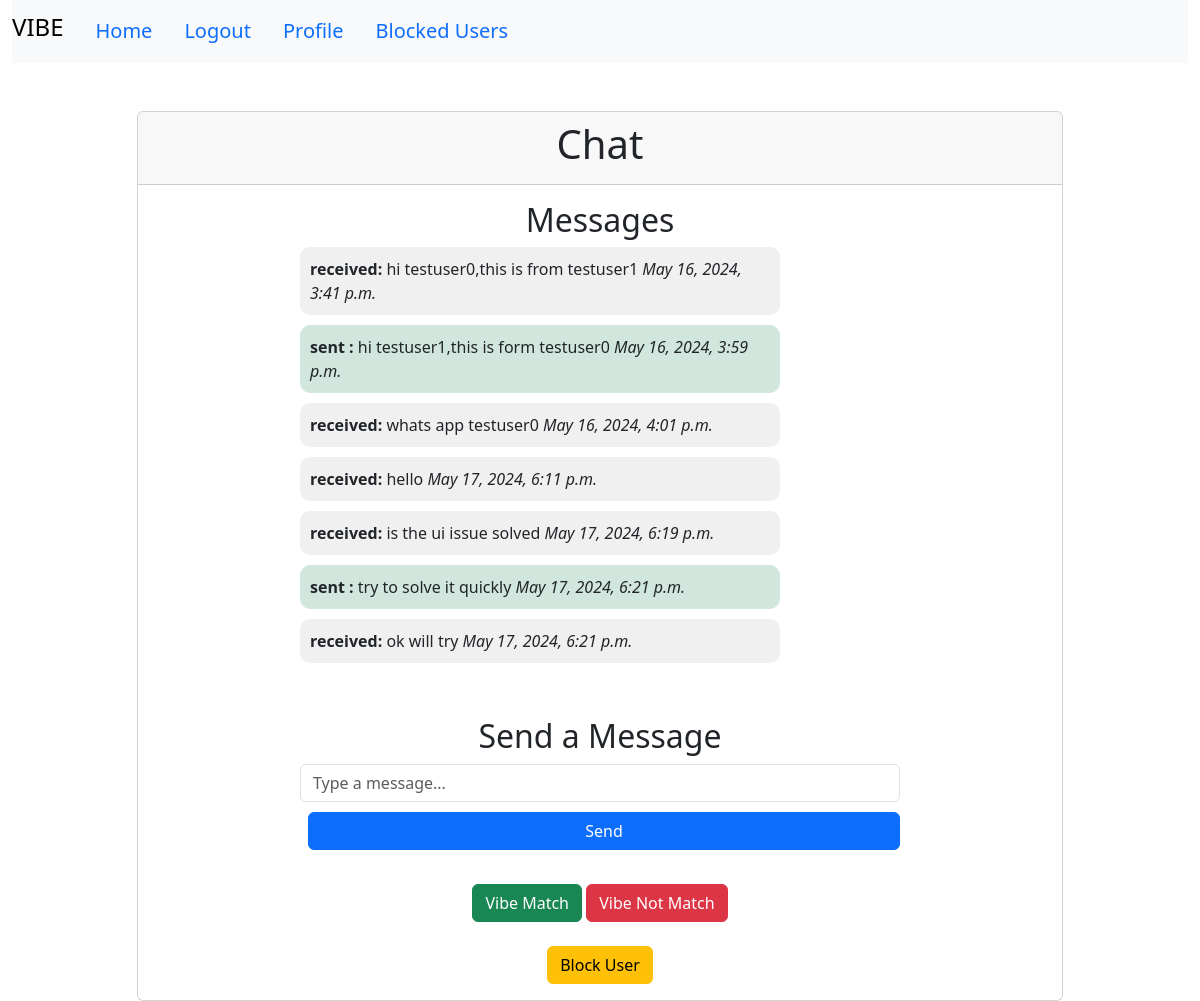
Screenshot of /chat/2/ (signed in) with the database file from the repository.
### vibeapp/models.py (models this page shows, shortened)
class Message(models.Model):
    sender = models.ForeignKey(CustomUser, related_name='sent_messages', on_delete=models.CASCADE)
    receiver = models.ForeignKey(CustomUser, related_name='received_messages', on_delete=models.CASCADE)
    content = models.TextField()
    timestamp = models.DateTimeField(default=timezone.now)

### vibeapp/views.py (the view, shortened to what this page needs)
# urls.py: path('chat/<int:user_id>/', views.chat_with_user, name='chat_with_user'),
@login_required
def chat_with_user(request, user_id):
    receiver = get_object_or_404(CustomUser, pk=user_id)
    if BlockedUser.objects.filter(Q(blocker=request.user, blocked=receiver) | Q(blocker=receiver, blocked=request.user)).exists():
        return redirect('home')
    vibe_match, created = VibeMatch.objects.get_or_create(
        user1=min(request.user, receiver, key=lambda u: u.id),
        user2=max(request.user, receiver, key=lambda u: u.id)
    )
    messages = Message.objects.filter(
        (Q(sender=request.user) & Q(receiver=receiver)) |
        (Q(sender=receiver) & Q(receiver=request.user))
    ).order_by('timestamp')
    if request.method == 'POST' and 'content' in request.POST:
        form = MessageForm(request.POST)
        if form.is_valid():
            message = form.save(commit=False)
            message.sender = request.user
            message.receiver = receiver
            message.save()
            messages_html = render_to_string('messages_partial.html', {'messages': messages, 'user': request.user})
            if request.is_ajax():
                return JsonResponse({'messages_html': messages_html})
            return redirect('chat_with_user', user_id=user_id)
    elif 'fetch_new' in request.GET:
        messages_html = render_to_string('messages_partial.html', {'messages': messages, 'user': request.user})
        return JsonResponse({'messages_html': messages_html})
    else:
        form = MessageForm()
    return render(request, 'chat.html', {
        'receiver': receiver,
        'messages': messages,
        'form': form,
        'user': request.user,
        'receiver_id': user_id,
        'vibe_match': vibe_match,
        'show_profile': vibe_match.matched
    })

### vibeapp/forms.py
class MessageForm(forms.ModelForm):
    class Meta:
        model = Message
        fields = ['content']
        widgets = {
            'content': forms.TextInput(attrs={'class': 'form-control', 'placeholder': 'Type a message...', 'autocomplete': 'off'}),
        }

### vibeapp/templates/chat.html (shortened to what this page needs)
{% extends 'home.html' %}
{% block body %}
<div class="container mt-5">
    <div class="row justify-content-center">
        <div class="col-md-10">
            <div class="card">
                <div class="card-header text-center">
                    <h1>Chat</h1>
                </div>
                <div class="card-body">
                    <div class="chat-container">
                        <div class="messages">
                            <h2 class="text-center">Messages</h2>
                            <ul class="list-group">
                                {% include 'messages_partial.html' %}
                            </ul>
                        </div>
                        <div class="send-message mt-4">
                            <h2 class="text-center">Send a Message</h2>
                            <form id="message-form" method="post" class="d-flex">
                                <div class="flex-grow-1">
                                    {{ form.content }}
                                </div>
                                <div class="ms-2">
                                    <button type="submit" name="send_message" class="btn btn-primary">Send</button>
                                </div>
                            </form>
                        </div>
                        <div class="vibe-actions text-center mt-4">
                            {% if not show_profile %}
                            <form method="post">
                                <button type="submit" name="vibe_action" value="vibe_match" class="btn btn-success">Vibe Match</button>
                                <button type="submit" name="vibe_action" value="vibe_not_match" class="btn btn-danger">Vibe Not Match</button>
                            </form>
                            {% else %}
                            <p class="mt-3">{{ receiver.username }}</p>
                            {% endif %}
                        </div>
                        <div class="block-user text-center mt-4">
                            <form method="post" action="{% url 'block_user' receiver_id %}">
                                <button type="submit" class="btn btn-warning">Block User</button>
                            </form>
                        </div>
                    </div>
                </div>
            </div>
        </div>
    </div>
</div>
{% endblock %}

### vibeapp/templates/messages_partial.html
{% for message in messages %}
<li class="{% if message.sender == user %}sent{% else %}received{% endif %}">
    <div class="message-content">
        <strong>{% if message.sender == user %}sent {% else %}received{% endif %}:</strong> {{ message.content }}
        <em>{{ message.timestamp }}</em>
    </div>
</li>
{% endfor %}

### vibeapp/static/styles.css (style rules this page uses)
.chat-container { display: flex; flex-direction: column; align-items: center; }
.messages { width: 100%; max-width: 600px; margin-bottom: 20px; }
.messages ul { list-style-type: none; padding: 0; }
.messages li { margin-bottom: 10px; }
.message-content { padding: 10px; border-radius: 10px; max-width: 80%; word-wrap: break-word; }
.received .message-content { background-color: #f1f0f0; align-self: flex-start; }
.sent .message-content { background-color: #d1e7dd; align-self: flex-end; }
.send-message { width: 100%; max-width: 600px; }
.send-message form { display: flex; flex-direction: column; }
.send-message button { align-self: flex-end; margin-top: 10px; }

### vibeapp/templates/home.html (style rules this page uses)
.btn-primary, .btn-secondary { margin: 10px 0; display: block; width: 100%; }

### rows the page displays
Message: shows "received", content "hi testuser0,this is from testuser1", timestamp "May 16, 2024, 3:41 p.m."
Message: shows "sent", content "hi testuser1,this is form testuser0", timestamp "May 16, 2024, 3:59 p.m."
Message: shows "received", content "whats app testuser0", timestamp "May 16, 2024, 4:01 p.m."
Message: shows "received", content "hello", timestamp "May 17, 2024, 6:11 p.m."
Message: shows "received", content "is the ui issue solved", timestamp "May 17, 2024, 6:19 p.m."
Message: shows "sent", content "try to solve it quickly", timestamp "May 17, 2024, 6:21 p.m."
Message: shows "received", content "ok will try", timestamp "May 17, 2024, 6:21 p.m."
